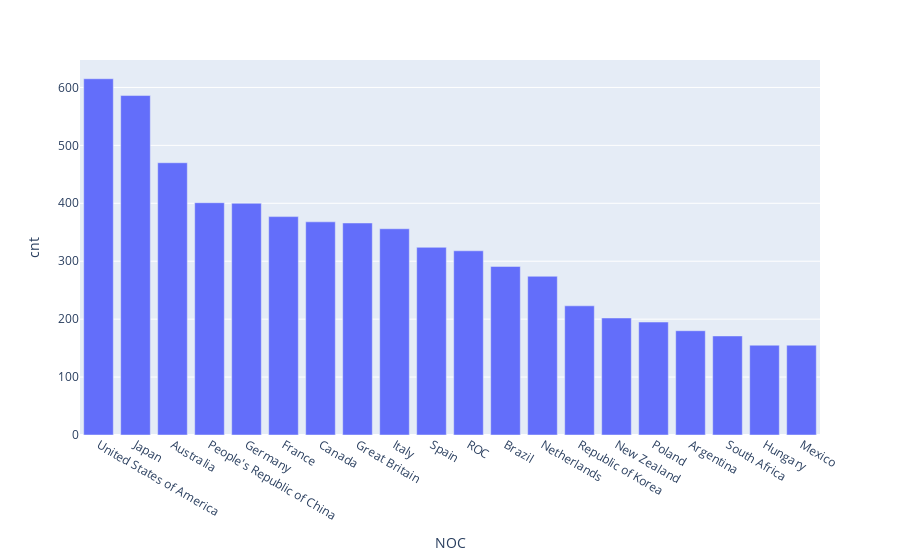

Source (notebook cell):
### Markdown cell above
## 1. count the number of athletes for each country

### Code cell
# groupby country, count the number of atheltes
NOC_athletes_cnt = athletes.groupby('NOC')['Name'].count().reset_index().rename(columns = {'Name':'cnt'}).sort_values('cnt', ascending = False)

# plot top 20 countries who have the most athletes
fig = px.bar(NOC_athletes_cnt.head(20), 
             x="NOC", y='cnt', hover_data=['NOC'])


fig.show()

### Figure 1 — Plotly figure (JSON) as saved in the notebook; plotly's stock layout.template omitted (floating-point values rounded to 4 significant figures)
{"data": [{"alignmentgroup": "True", "customdata": [["United States of America"], ["Japan"], ["Australia"], ["People's Republic of China"], ["Germany"], ["France"], ["Canada"], ["Great Britain"], ["Italy"], ["Spain"], ["ROC"], ["Brazil"], ["Netherlands"], ["Republic of Korea"], ["New Zealand"], ["Poland"], ["Argentina"], ["South Africa"], ["Hungary"], ["Mexico"]], "hoverlabel": {"namelength": 0}, "hovertemplate": "NOC=%{customdata[0]}<br>cnt=%{y}", "legendgroup": "", "marker": {"color": "#636efa"}, "name": "", "offsetgroup": "", "orientation": "v", "showlegend": false, "textposition": "auto", "type": "bar", "x": ["United States of America", "Japan", "Australia", "People's Republic of China", "Germany", "France", "Canada", "Great Britain", "Italy", "Spain", "ROC", "Brazil", "Netherlands", "Republic of Korea", "New Zealand", "Poland", "Argentina", "South Africa", "Hungary", "Mexico"], "xaxis": "x", "y": [615, 586, 470, 401, 400, 377, 368, 366, 356, 324, 318, 291, 274, 223, 202, 195, 180, 171, 155, 155], "yaxis": "y"}], "layout": {"barmode": "relative", "legend": {"tracegroupgap": 0}, "margin": {"t": 60}, "xaxis": {"anchor": "y", "domain": [0, 1], "title": {"text": "NOC"}}, "yaxis": {"anchor": "x", "domain": [0, 1], "title": {"text": "cnt"}}}}
